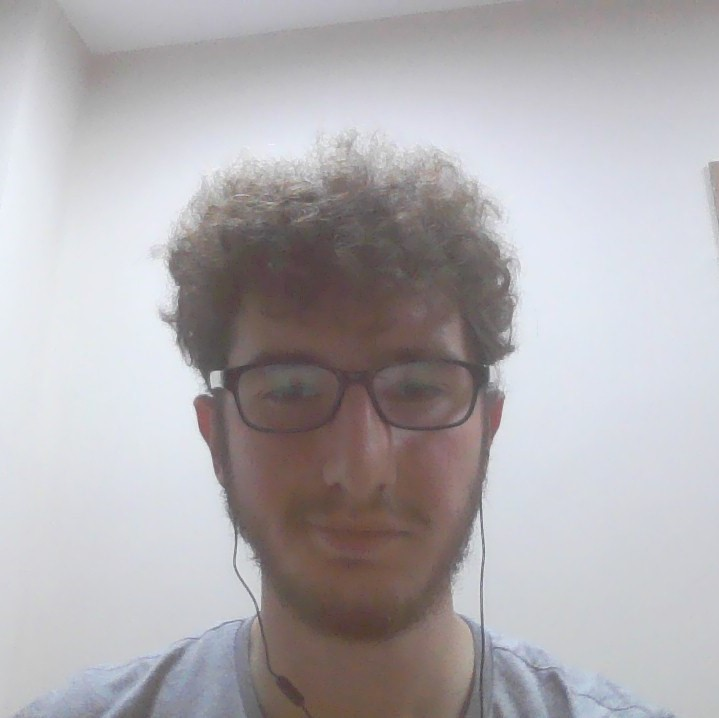
#> input picture Python Kodları/me.jpg, 719 x 718 px
$ python 'Pythonda histogram.py'
#> lines starting #> are read from the running program, lines starting #| are printed output that depends on the picture
# Importing libraries
import cv2 as cv
import matplotlib.pyplot as plt


# reads an input image
img1 = cv.imread('me.jpg')
#> img1 is the input picture: shape (718, 719, 3); mean B, G, R 176.9, 173.8, 177.2
img1 = cv.cvtColor(img1, cv.COLOR_BGR2GRAY)
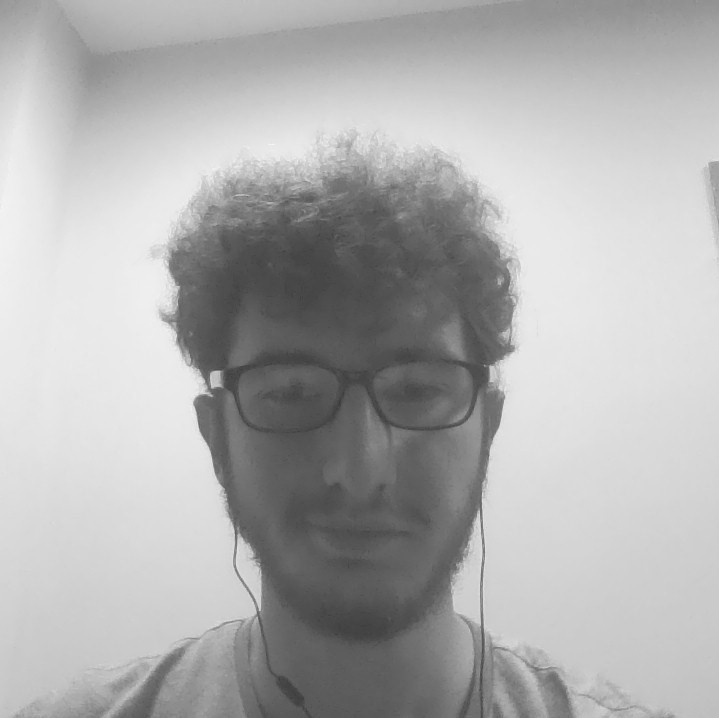
#> img1: shape (718, 719); min 58, max 246, mean 175.1

img2 = cv.imread("me2.jpg")
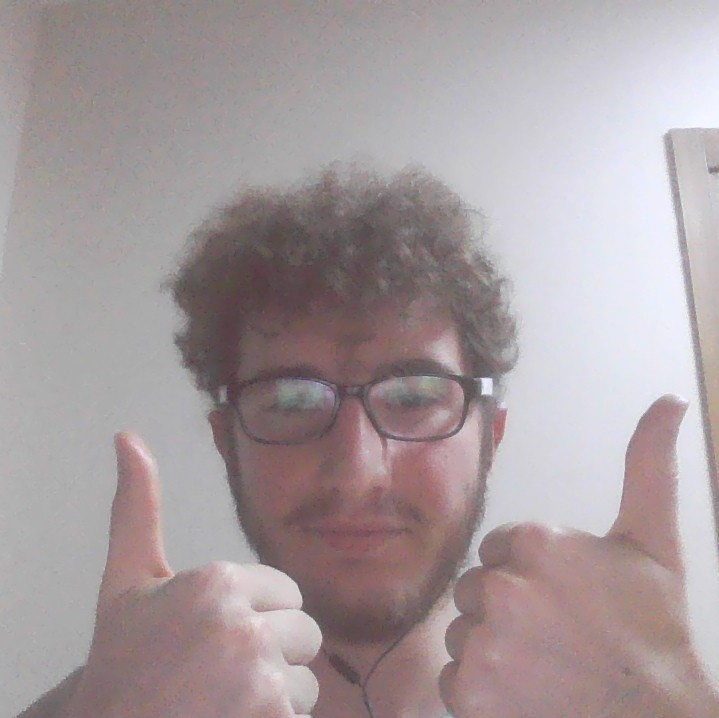
#> input picture Python Kodları/me2.jpg, 719 x 718 px
#> img2 is the input picture: shape (718, 719, 3); mean B, G, R 158, 155.6, 166.8
img2 = cv.cvtColor(img2, cv.COLOR_BGR2GRAY)
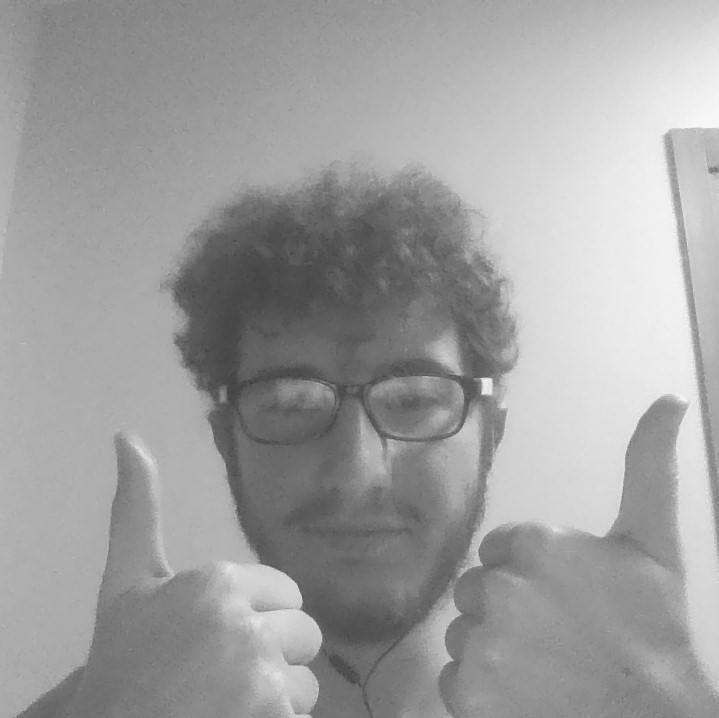
#> img2: shape (718, 719); min 60, max 249, mean 159.2

# find frequency of pixels in range 0-255
hist1 = cv.calcHist([img1], [0], None, [256], [0, 256])
#> hist1 = 256 values, max 12482 at index 233, min 0 at index 0, mean 2016.6
hist2 = cv.calcHist([img2], [0], None, [256], [0, 256])
#> hist2 = 256 values, max 12404 at index 171, min 0 at index 0, mean 2016.6

# show the plotting graph of an image
plt.subplot(2, 2, 1)
plt.gca().set_title('IMG1')
plt.imshow(img1, cmap='gray')

plt.subplot(2, 2, 2)
plt.gca().set_title('Histogram 1')
plt.plot(hist1)

plt.subplot(2, 2, 3)
plt.gca().set_title('IMG2')
plt.imshow(img2, cmap='gray')

plt.subplot(2, 2, 4)
plt.gca().set_title('Histogram 2')
plt.plot(hist2)

plt.show()
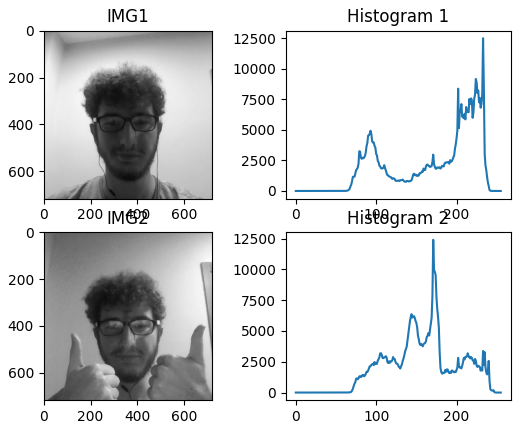
#> figure drawn by matplotlib, 4 panels; panel 2: curve peaks at x = 233, y = 12482; panel 4: curve peaks at x = 171, y = 12404

cv.waitKey(0)
